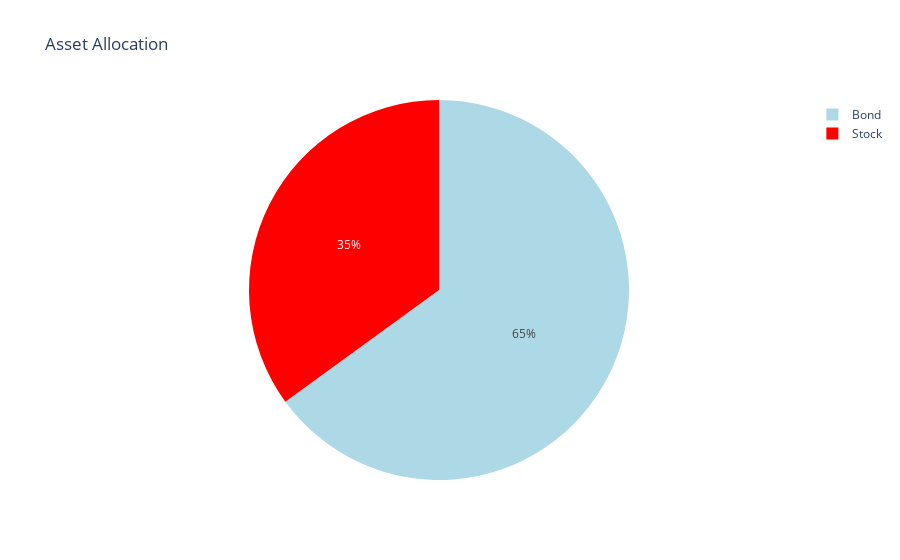
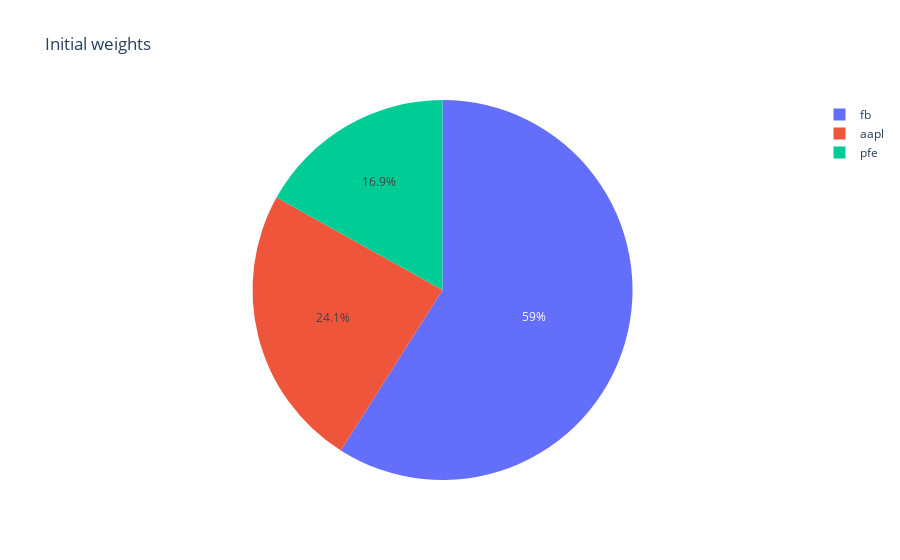
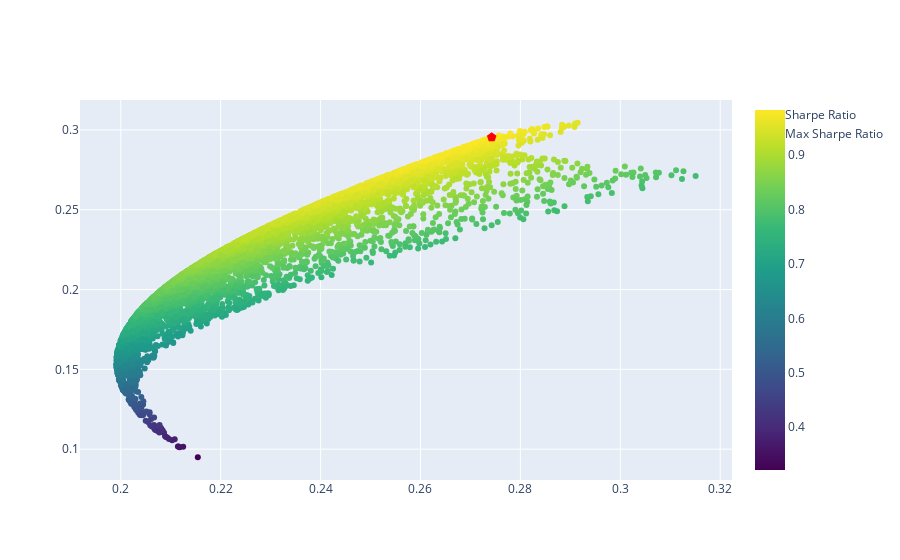
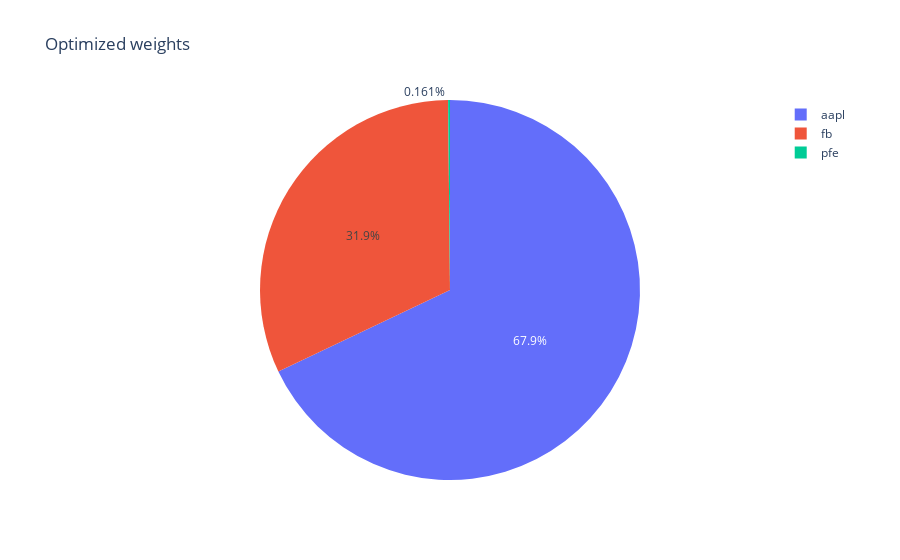

Write notebook code for charts like these, in order.
### Code cell
smart_investor()

### Figure 1 — Plotly figure (JSON) as saved in the notebook; plotly's stock layout.template omitted (floating-point values rounded to 4 significant figures)
{"data": [{"direction": "clockwise", "labels": ["Bond", "Stock"], "marker": {"colors": ["rgb(173, 216, 230)", "rgb(255,0,0)"]}, "name": "Asset Allocation", "type": "pie", "values": [0.65, 0.35]}], "layout": {"title": {"text": "Asset Allocation"}}}

### Figure 2 — Plotly figure (JSON) as saved in the notebook; plotly's stock layout.template omitted (floating-point values rounded to 4 significant figures)
{"data": [{"direction": "clockwise", "labels": ["aapl", "pfe", "fb"], "name": "Initial weights", "type": "pie", "values": [0.241, 0.1691, 0.5899]}], "layout": {"title": {"text": "Initial weights"}}}

### Figure 3 — Plotly figure (JSON) as saved in the notebook; plotly's stock layout.template omitted (floating-point values rounded to 4 significant figures; data arrays with more than 128 entries replaced by an {"elided": "..."} marker saying what was removed)
{"data": [{"marker": {"color": {"elided": "6000 float values"}, "colorscale": [[0, "#440154"], [0.1111, "#482878"], [0.2222, "#3e4989"], [0.3333, "#31688e"], [0.4444, "#26828e"], [0.5556, "#1f9e89"], [0.6667, "#35b779"], [0.7778, "#6ece58"], [0.8889, "#b5de2b"], [1, "#fde725"]], "showscale": true}, "mode": "markers", "name": "Sharpe Ratio", "text": {"elided": "6000 float values"}, "type": "scatter", "x": {"elided": "6000 float values"}, "y": {"elided": "6000 float values"}}, {"marker": {"color": "rgb(255,0,0)", "size": 10, "symbol": "pentagon"}, "mode": "markers", "name": "Max Sharpe Ratio", "text": "0.983164232854746", "type": "scatter", "x": [0.2743], "y": [0.2954]}], "layout": {}}

### Figure 4 — Plotly figure (JSON) as saved in the notebook; plotly's stock layout.template omitted (floating-point values rounded to 4 significant figures)
{"data": [{"direction": "clockwise", "labels": ["aapl", "pfe", "fb"], "name": "Optimized weights", "type": "pie", "values": [0.6795, 0.001605, 0.3189]}], "layout": {"title": {"text": "Optimized weights"}}}
